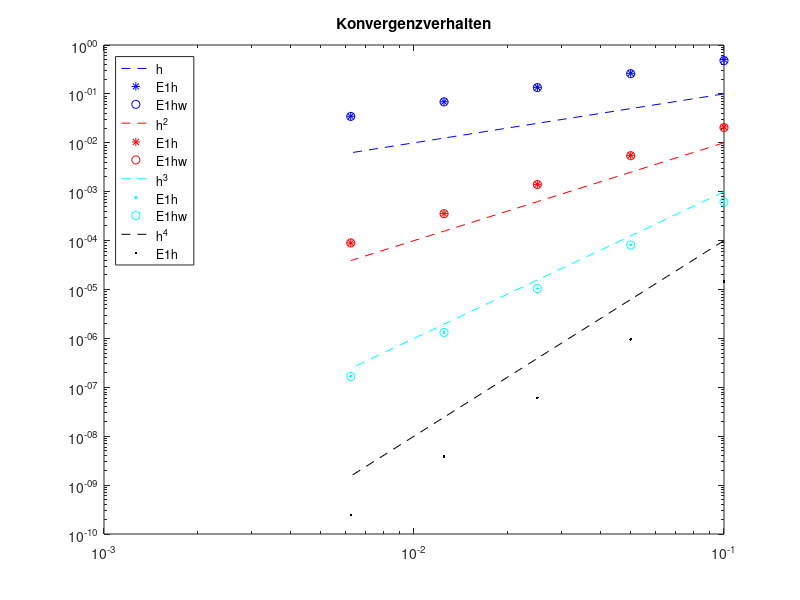

Source code (MATLAB):
% pp0.m
% Loesungsvorschlag zu Programmierpraktikum 0 zur
% VL Numerik Gewoehnlicher Differentialgleichungen
% im WiSe 2018/19

%%%%%% Modellprobleme %%%%%
ex=2; % Beispielauswahl
if ex==1
  %  % (a) y' = (1+y^2), y(0)=0, T=1
  f = @(t,y) (1+y.^2); y0=0; T=1; yex = @(t)  tan(t);
else
  % (b) y' = A y, A=[1 1; 0 1], y0=(1,1), T=1
  f = @(t,y) [1,1;0,1]*y; y0=[1;1]; T=1; yex = @(t) [(1+t).*exp(t); exp(t)];
end

%%%%%% Numerical Integration %%%%%

% store errors
EE1h=[]; EE1hw=[]; 
EE2h=[]; EE2hw=[]; 
EE3h=[]; EE3hw=[]; 
EE4h=[]; hh=[];

% loop over time steps
for nT=5*2.^(1:5)

h=T/nT; % mesh % T=1

% Initialize
ti=0; 
y1i=y0; % exp Euler 
y2i=y0; % verb Euler
y3i=y0; % Heun-3 
y4i=y0; % Runge-Kutta-4

% time stepping
E1h=0; E1hw=0; E2h=0; E2hw=0; E3h=0; E3hw=0; E4h=0;
for i=2:nT+1

    % Exp Euler 
    y1i = y1i + h*f(ti,y1i);

    % verb Euler
    k1  = f(ti,y2i);
    k2  = f(ti+h/2,y2i+h/2*k1); 
    y2i = y2i + h*k2;       

    % Heun-3
    k1  = f(ti,y3i);
    k2  = f(ti+h/3,y3i+h/3*k1); 
    k3  = f(ti+2*h/3,y3i+2*h/3*k2);
    y3i = y3i + h*(0.25*k1+0.75*k3);

    % Runge-Kutta-4
    k1  = f(ti,y4i);
    k2  = f(ti+h/2,y4i+h/2*k1); 
    k3  = f(ti+h/2,y4i+h/2*k2);
    k4  = f(ti+h,y4i+h*k3);
    y4i = y4i + h*(k1+2*k2+2*k3+k4)/6;

    % time-step
    ti  = ti + h;                     

    % Fehlerberechnung
    E1h  = max(E1h,norm(yex(ti)-y1i));
    E1hw = max(E1hw,norm(y2i-y1i));
    %
    E2h  = max(E2h,norm(yex(ti)-y2i));
    E2hw = max(E2hw,norm(y3i-y2i));
    %
    E3h  = max(E3h,norm(yex(ti)-y3i));
    E3hw = max(E3hw,norm(y4i-y3i));
    %
    E4h  = max(E4h,norm(yex(ti)-y4i));
   
end 

% Fehlerausgabe
fprintf(' h=%f: \t E1h=%e \t E1hw=%e \t E2h=%e \t E2hw=%e \t E3h=%e \t E3hw=%e \t E4h=%e\n',h,E1h,E1hw,E2h,E2hw,E3h,E3hw,E4h)

EE1h=[EE1h,E1h]; EE1hw=[EE1hw,E1hw]; 
EE2h=[EE2h,E2h]; EE2hw=[EE2hw,E2hw]; 
EE3h=[EE3h,E3h]; EE3hw=[EE3hw,E3hw]; 
EE4h=[EE4h,E4h]; hh=[hh,h];

end % loop over time steps
p1=polyfit(log(hh),log(EE1h),1); p1w=polyfit(log(hh),log(EE1hw),1);
p2=polyfit(log(hh),log(EE2h),1); p2w=polyfit(log(hh),log(EE2hw),1);
p3=polyfit(log(hh),log(EE3h),1); p3w=polyfit(log(hh),log(EE3hw),1);
p4=polyfit(log(hh),log(EE4h),1); 
fprintf('rate O(h^p):  \t         %f \t          %f \t         %f \t          %f \t         %f \t          %f \t         %f\n',p1(1),p1w(1),p2(1),p2w(1),p3(1),p3w(1),p4(1))

% Konvergenzplot
loglog(hh,hh,'b--',hh,EE1h,'b*',hh,EE1hw,'bo',...
       hh,hh.^2,'r--',hh,EE2h,'r*',hh,EE2hw,'ro',...
       hh,hh.^3,'c--',hh,EE3h,'c.',hh,EE3hw,'co',...
       hh,hh.^4,'k--',hh,EE4h,'k.');
title('Konvergenzverhalten')
legend('h','E1h','E1hw','h^2','E1h','E1hw','h^3','E1h','E1hw','h^4','E1h','location','northwest')

% Diskussion:
% Man sieht, dass die Raten genau den theoretischen Raten entsprechen.
% Die geschaetzten Fehler Ehw stimmen ebenfalls sehr gut mit den tatsaechlichen
% Fehler ueberein. 

